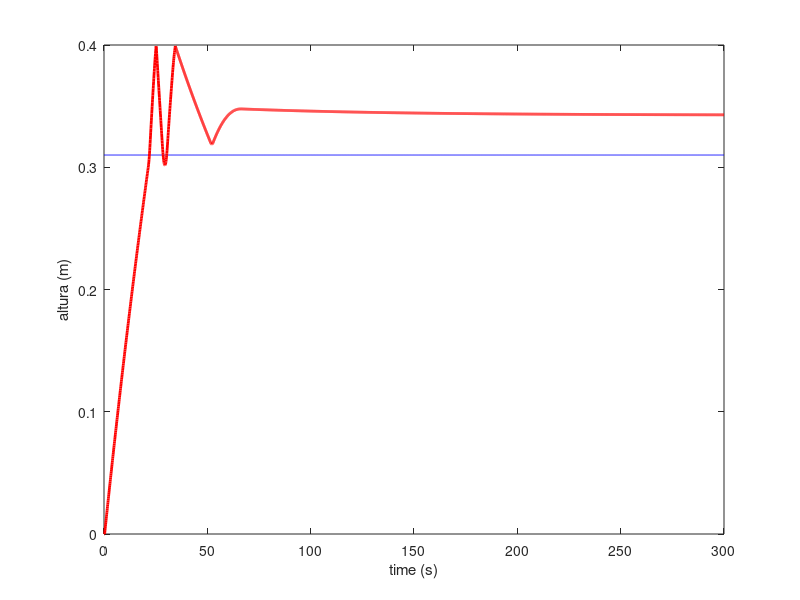
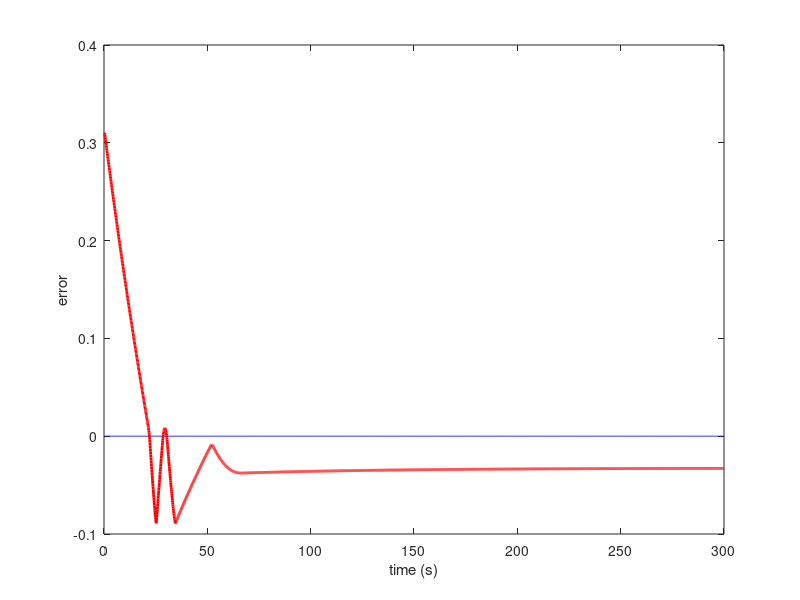

Here is the MATLAB script that generated these plots, in order:

clear global;

% Constantes de la planta
A1 = 0.0154;
A2 = 5e-5;
az = 1;
H_max = 0.62;
g = 9.8;
ro = 1000;
Qmax = 0.5;
Qmin = 0;
H_star = H_max/2;
Q_star = ro*A2*az*sqrt(2*g*H_star);
num1 = 1/(ro*A1);
den1 = 1;
den2 = ((az*A2)^2*g*ro)/(A1*Q_star);

ts=0.1; % periodo
sys = tf(num1,[den1,den2]); %Planta
dsys=c2d(sys,ts); % planta discretizada
[num,den]=tfdata(dsys,'v');
%disp(dsys);
%Numerator: {[0 0.0065]}
%Denominator: {[1 -0.9987]}

kp = 0.8; %1.06160;
ki = 0.01; %0.03014;
kd = -2.20023;

k1 = 4.9321;
k2 = 0.033265;

M1 = H_max/7;
M2 = H_max/9;
epsilon = 0.01;
%epsilon = 0.03;
ei = 0;

tiempo_total = 300;
sz = tiempo_total/ts; %número de iteraciones
time = zeros(1,sz);
yd = zeros(1,sz);
y = zeros(1,sz);
error = zeros(1,sz);
derror = zeros(1,sz);
u = zeros(1,sz);

error(1) = H_star;
error(2) = H_star;
yd(1) = H_star;
yd(2) = H_star;
y(1) = 0;
y(2) = 0;
time(2) = ts;

for i = 3:sz
    time(i) = i*ts;
    yd(i) = H_star;
    y(i) = -den(2)*y(i-1) + num(2)*u(i-1);
    error(i)=yd(i)-y(i); % Proporcional
    derror(i)=error(i)-error(i-1); % Derivativo
    ei=ei+error(i)*ts; % Integral
    
    aplicar_regla = 0;
        % Primer paso: elección de la regla
    if abs(error(i)) > M1
        aplicar_regla = 1;
        if error(i) > 0
            u(i) = Qmax*0.5;
        else
            u(i) = Qmin;
        end
    elseif abs(error(i)) <= epsilon
        aplicar_regla = 5;
        %u(i) = u(i-1) + kp*(error(i) - error(i-1)) + ki*ei;
        u(i) = u(i-1) + kp*error(i) + ki*ei;
    elseif error(i)*derror(i) < 0 && derror(i)*derror(i-1) < 0
        aplicar_regla = 4;
        if abs(error(i)) >= M2
            u(i) = u(i-1) + k1*kp*error(i);
        else
            u(i) = u(i-1) + k2*kp*error(i);
        end
    elseif (error(i)*derror(i) < 0 && derror(i)*derror(i-1) > 0) || error(i) == 0
        aplicar_regla = 3;
        u(i) = u(i-1);
    elseif error(i)*derror(i) > 0 || derror(i) == 0
        aplicar_regla = 2;
        if abs(error(i)) >= M2
            %control fuerte
            u(i) = u(i-1) + k1*kp*(error(i) - error(i-1)) + k1*ki*error(i) + k1*kd*(error(i) - 2*error(i-1) + error(i-2));
        else
            %control débil
            u(i) = u(i-1) + kp*(error(i) - error(i-1)) + ki*error(i) + kd*(error(i) - 2*error(i-1) + error(i-2));
        end
    else
        aplicar_regla = 0;
        u(i)=kp*error(i) + (kd*derror(i))/ts + ki*ei;
    end
end

figure(1)
plot(time,yd,'b',time,y,'r','linewidth',2);
xlabel('time (s)');
ylabel('altura (m)');

figure(2)
plot(time,zeros(1,sz),'b', time,error,'r','linewidth',2);
xlabel('time (s)');
ylabel('error');

%figure(3)
%plot(time,u,'b','linewidth',2);
%xlabel('time (s)');
%ylabel('señal');

% Fuente: Expert PID control of grinding condition for cement vertical
% roller mill